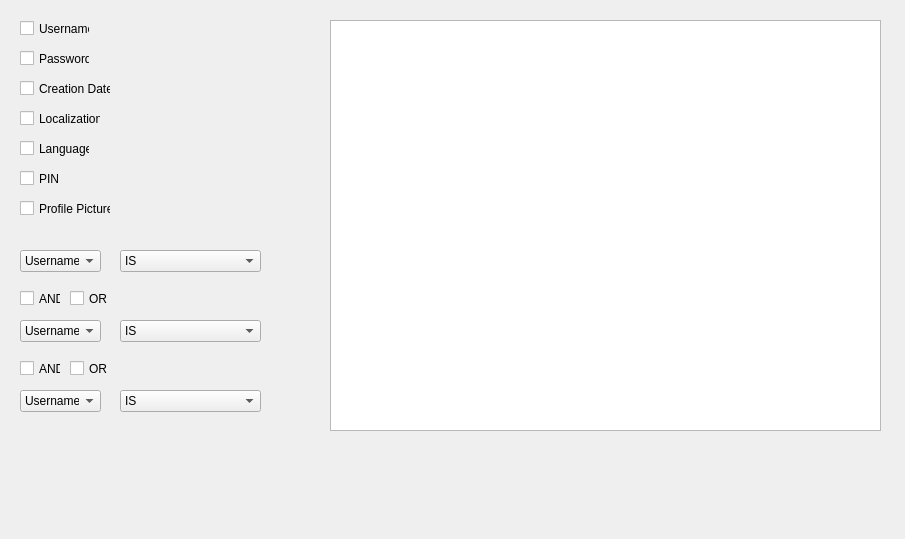
<?xml version="1.0" encoding="UTF-8"?>
<ui version="4.0">
 <class>accountManagerAdvancedView</class>
 <widget class="QWidget" name="accountManagerAdvancedView">
  <property name="geometry">
   <rect>
    <x>0</x>
    <y>0</y>
    <width>905</width>
    <height>539</height>
   </rect>
  </property>
  <property name="windowTitle">
   <string>Maplestory Manager - View Account (Advanced)</string>
  </property>
  <property name="windowIcon">
   <iconset>
    <normaloff>../images/maplestoryIcon.ico</normaloff>../images/maplestoryIcon.ico</iconset>
  </property>
  <widget class="QListWidget" name="listWidget">
   <property name="geometry">
    <rect>
     <x>330</x>
     <y>20</y>
     <width>551</width>
     <height>411</height>
    </rect>
   </property>
  </widget>
  <widget class="QCheckBox" name="usernameCheckbox">
   <property name="geometry">
    <rect>
     <x>20</x>
     <y>20</y>
     <width>70</width>
     <height>17</height>
    </rect>
   </property>
   <property name="text">
    <string>Username</string>
   </property>
  </widget>
  <widget class="QCheckBox" name="creationDateCheckbox">
   <property name="geometry">
    <rect>
     <x>20</x>
     <y>80</y>
     <width>91</width>
     <height>17</height>
    </rect>
   </property>
   <property name="text">
    <string>Creation Date</string>
   </property>
  </widget>
  <widget class="QCheckBox" name="localizationCheckbox">
   <property name="geometry">
    <rect>
     <x>20</x>
     <y>110</y>
     <width>81</width>
     <height>17</height>
    </rect>
   </property>
   <property name="text">
    <string>Localization</string>
   </property>
  </widget>
  <widget class="QCheckBox" name="preferredLanguageCheckbox">
   <property name="geometry">
    <rect>
     <x>20</x>
     <y>140</y>
     <width>70</width>
     <height>17</height>
    </rect>
   </property>
   <property name="text">
    <string>Language</string>
   </property>
  </widget>
  <widget class="QCheckBox" name="pinCheckbox">
   <property name="geometry">
    <rect>
     <x>20</x>
     <y>170</y>
     <width>70</width>
     <height>17</height>
    </rect>
   </property>
   <property name="text">
    <string>PIN</string>
   </property>
  </widget>
  <widget class="QCheckBox" name="profilePictureCheckbox">
   <property name="geometry">
    <rect>
     <x>20</x>
     <y>200</y>
     <width>91</width>
     <height>17</height>
    </rect>
   </property>
   <property name="text">
    <string>Profile Picture</string>
   </property>
  </widget>
  <widget class="QCheckBox" name="passwordCheckbox">
   <property name="geometry">
    <rect>
     <x>20</x>
     <y>50</y>
     <width>70</width>
     <height>17</height>
    </rect>
   </property>
   <property name="text">
    <string>Password</string>
   </property>
  </widget>
  <widget class="QComboBox" name="comboBox">
   <property name="geometry">
    <rect>
     <x>20</x>
     <y>250</y>
     <width>81</width>
     <height>22</height>
    </rect>
   </property>
   <item>
    <property name="text">
     <string>Username</string>
    </property>
   </item>
   <item>
    <property name="text">
     <string>Creation Date</string>
    </property>
   </item>
   <item>
    <property name="text">
     <string>Localization</string>
    </property>
   </item>
   <item>
    <property name="text">
     <string>Language</string>
    </property>
   </item>
  </widget>
  <widget class="QCheckBox" name="checkBox">
   <property name="geometry">
    <rect>
     <x>20</x>
     <y>290</y>
     <width>41</width>
     <height>17</height>
    </rect>
   </property>
   <property name="text">
    <string>AND</string>
   </property>
  </widget>
  <widget class="QCheckBox" name="checkBox_2">
   <property name="geometry">
    <rect>
     <x>70</x>
     <y>290</y>
     <width>41</width>
     <height>17</height>
    </rect>
   </property>
   <property name="text">
    <string>OR</string>
   </property>
  </widget>
  <widget class="QComboBox" name="comboBox_2">
   <property name="geometry">
    <rect>
     <x>20</x>
     <y>320</y>
     <width>81</width>
     <height>22</height>
    </rect>
   </property>
   <item>
    <property name="text">
     <string>Username</string>
    </property>
   </item>
   <item>
    <property name="text">
     <string>Creation Date</string>
    </property>
   </item>
   <item>
    <property name="text">
     <string>Localization</string>
    </property>
   </item>
   <item>
    <property name="text">
     <string>Language</string>
    </property>
   </item>
  </widget>
  <widget class="QCheckBox" name="checkBox_3">
   <property name="geometry">
    <rect>
     <x>70</x>
     <y>360</y>
     <width>41</width>
     <height>17</height>
    </rect>
   </property>
   <property name="text">
    <string>OR</string>
   </property>
  </widget>
  <widget class="QCheckBox" name="checkBox_4">
   <property name="geometry">
    <rect>
     <x>20</x>
     <y>360</y>
     <width>41</width>
     <height>17</height>
    </rect>
   </property>
   <property name="text">
    <string>AND</string>
   </property>
  </widget>
  <widget class="QComboBox" name="comboBox_3">
   <property name="geometry">
    <rect>
     <x>20</x>
     <y>390</y>
     <width>81</width>
     <height>22</height>
    </rect>
   </property>
   <item>
    <property name="text">
     <string>Username</string>
    </property>
   </item>
   <item>
    <property name="text">
     <string>Creation Date</string>
    </property>
   </item>
   <item>
    <property name="text">
     <string>Localization</string>
    </property>
   </item>
   <item>
    <property name="text">
     <string>Language</string>
    </property>
   </item>
  </widget>
  <widget class="QComboBox" name="comboBox_4">
   <property name="geometry">
    <rect>
     <x>120</x>
     <y>250</y>
     <width>141</width>
     <height>22</height>
    </rect>
   </property>
   <item>
    <property name="text">
     <string>IS</string>
    </property>
   </item>
   <item>
    <property name="text">
     <string>IS NOT</string>
    </property>
   </item>
   <item>
    <property name="text">
     <string>GREATHER THEN</string>
    </property>
   </item>
   <item>
    <property name="text">
     <string>GREATHER OR EQUAL TO</string>
    </property>
   </item>
   <item>
    <property name="text">
     <string>LESSER THEN</string>
    </property>
   </item>
   <item>
    <property name="text">
     <string>LESSER OR EQUAL TO</string>
    </property>
   </item>
  </widget>
  <widget class="QComboBox" name="comboBox_5">
   <property name="geometry">
    <rect>
     <x>120</x>
     <y>320</y>
     <width>141</width>
     <height>22</height>
    </rect>
   </property>
   <item>
    <property name="text">
     <string>IS</string>
    </property>
   </item>
   <item>
    <property name="text">
     <string>IS NOT</string>
    </property>
   </item>
   <item>
    <property name="text">
     <string>GREATHER THEN</string>
    </property>
   </item>
   <item>
    <property name="text">
     <string>GREATHER OR EQUAL TO</string>
    </property>
   </item>
   <item>
    <property name="text">
     <string>LESSER THEN</string>
    </property>
   </item>
   <item>
    <property name="text">
     <string>LESSER OR EQUAL TO</string>
    </property>
   </item>
  </widget>
  <widget class="QComboBox" name="comboBox_6">
   <property name="geometry">
    <rect>
     <x>120</x>
     <y>390</y>
     <width>141</width>
     <height>22</height>
    </rect>
   </property>
   <item>
    <property name="text">
     <string>IS</string>
    </property>
   </item>
   <item>
    <property name="text">
     <string>IS NOT</string>
    </property>
   </item>
   <item>
    <property name="text">
     <string>GREATHER THEN</string>
    </property>
   </item>
   <item>
    <property name="text">
     <string>GREATHER OR EQUAL TO</string>
    </property>
   </item>
   <item>
    <property name="text">
     <string>LESSER THEN</string>
    </property>
   </item>
   <item>
    <property name="text">
     <string>LESSER OR EQUAL TO</string>
    </property>
   </item>
  </widget>
 </widget>
 <resources/>
 <connections/>
</ui>
